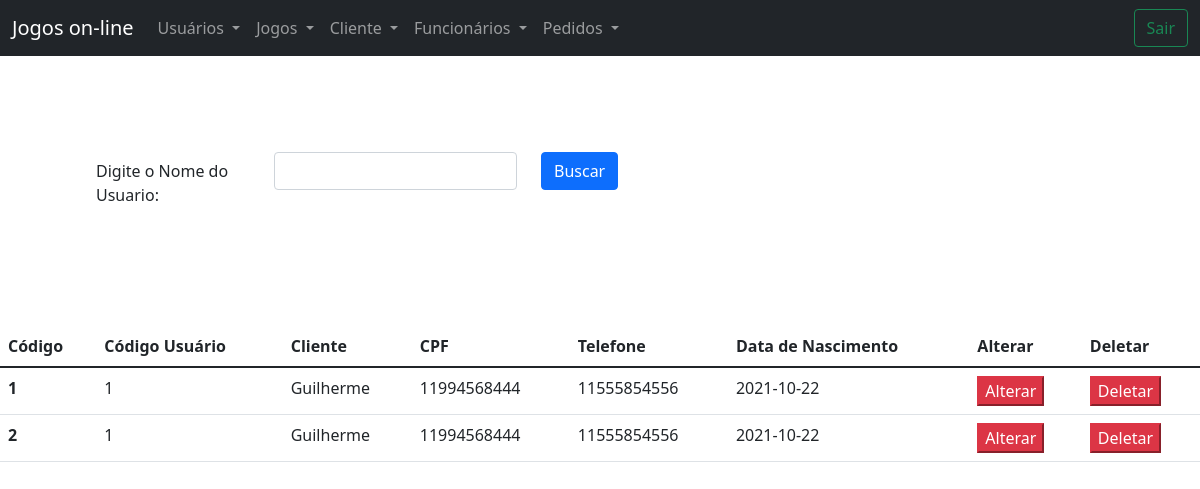
Screenshot of /views/listaTudoClientesNome.php?nomeCliente=Guilherme (signed in) with the database file from the repository.
### tables this page shows
CREATE TABLE `tbclientes` (
  `codCli` int(4) NOT NULL,
  `codUsuFK` int(4) NOT NULL,
  `nomeCli` varchar(50) NOT NULL,
  `cpfCli` char(14) NOT NULL,
  `foneCli` char(12) NOT NULL,
  `datanasCli` date NOT NULL
);

### models/bancoCliente.php (called while the page is built, shortened)
<?php
function listaTudoClientesNome($conexao,$nomeCliente){
    $query = "select * from tbclientes where nomeCli like '%{$nomeCliente}%'";
    $resultados = mysqli_query($conexao,$query);
    return $resultados;
}

### views/listaTudoClientesNome.php (the view, shortened to what this page needs)
<?php
include_once("header.php");
include_once("../models/conexao.php");
include_once("../models/bancoCliente.php");
?>
<div class="container m-5 p-5">
    <form action="listaTudoClientesNome.php" method="GET">
        <div class="row mb-3">
            <label for="inputNome" class="col-sm-2 col-form-label">Digite o Nome do Usuario: </label>
            <div class="col-sm-3">
                <input type="text" required name="nomeCliente" class="form-control" id="inputNome">
            </div>
            <div class="col-sm-3">
                <button type="submit" class="btn btn-primary">Buscar</button>
            </div>
        </div>
    </form>
</div>
<table class="table">
    <thead>
        <tr>
            <th scope="col">Código</th>
            <th scope="col">Código Usuário</th>
            <th scope="col">Cliente</th>
            <th scope="col">CPF</th>
            <th scope="col">Telefone</th>
            <th scope="col">Data de Nascimento</th>
            <th scope="col">Alterar</th>
            <th scope="col">Deletar</th>
        </tr>
    </thead>
    <tbody>
        <?php
        $nomeCliente = isset($_GET['nomeCliente'])?$_GET['nomeCliente']: "";
        if($nomeCliente != ""){
            $Cliente = listaTudoClientesNome($conexao,$nomeCliente);
            if($Cliente){
              foreach($Cliente as $Clientes) :
    ?>
            <tr>
                <th scope="row"><?=$Clientes['codCli'] ?></th>
                <td><?=$Clientes['codUsuFK'] ?></td>
                <td><?=$Clientes['nomeCli'] ?></td>
                <td><?=$Clientes['cpfCli'] ?></td>
                <td><?=$Clientes['foneCli'] ?></td>
                <td><?=$Clientes['datanasCli'] ?></td>
      <td>
        <form action="formAlterarClientes.php" method="Post">
          <button type="submit" class="btn-small btn-danger"> Alterar</button>
        </form>
<td>
        <form action="../controllers/deletarCliente.php" method="Post">
          <button type="submit" class="btn-small btn-danger"> Deletar </button>
        </form>
        </td>
      </td>
            </tr>
        <?php
        endforeach;
    }
}
        ?>
    </tbody>
<?php
include_once("footer.php");
?>

### rows the page displays
tbclientes: codCli "1", codUsuFK "1", nomeCli "Guilherme", cpfCli "11994568444", foneCli "11555854556", datanasCli "2021-10-22"
tbclientes: codCli "2", codUsuFK "1", nomeCli "Guilherme", cpfCli "11994568444", foneCli "11555854556", datanasCli "2021-10-22"
